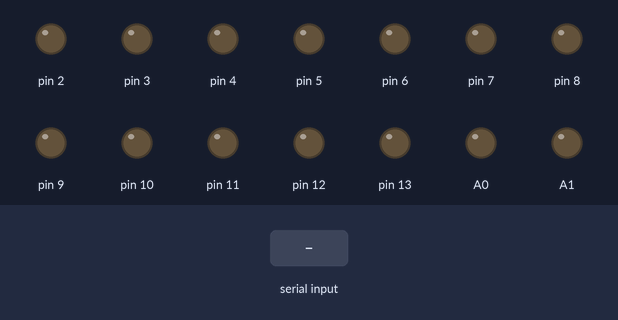
A sketch run on a simulated Arduino Uno, built with avr-gcc and run on an emulated ATmega328P. Shown: output pins drawn as LEDs (lit = HIGH). The inputs (shaded band) are chosen by the test bench.

Above: at 1.2 s.
1.3 s: "s2on" received over Serial
At 2.2 s:
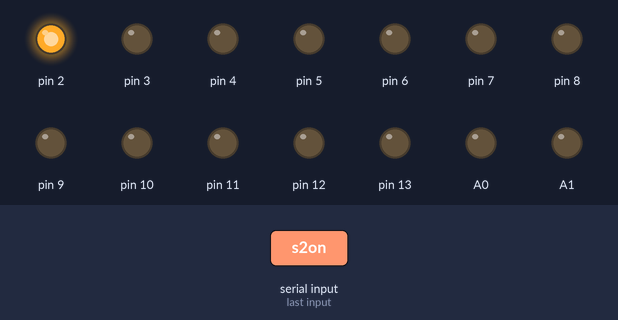
2.8 s: "s3on" received over Serial
At 3.5 s:
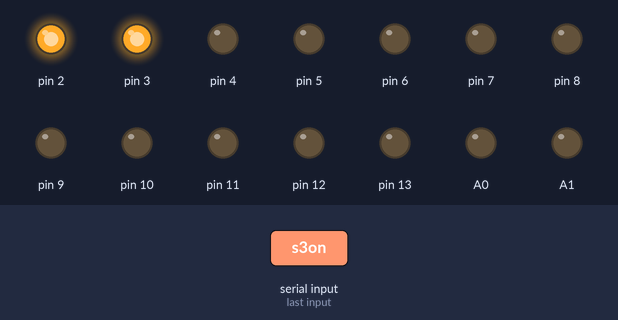
4.3 s: "s4on" received over Serial
At 4.9 s:
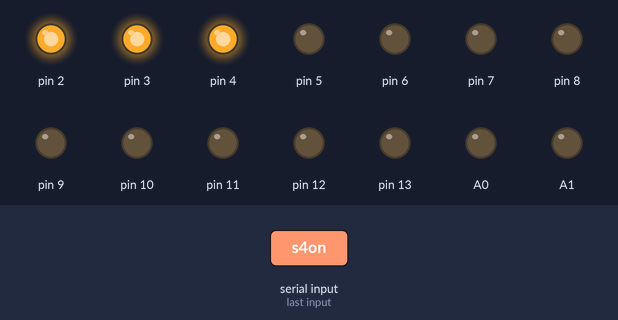
5.8 s: "s2off" received over Serial
At 6.3 s:
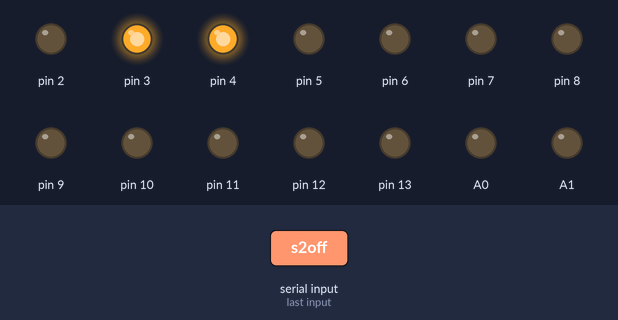
7.3 s: "s3off" received over Serial
At 7.6 s:
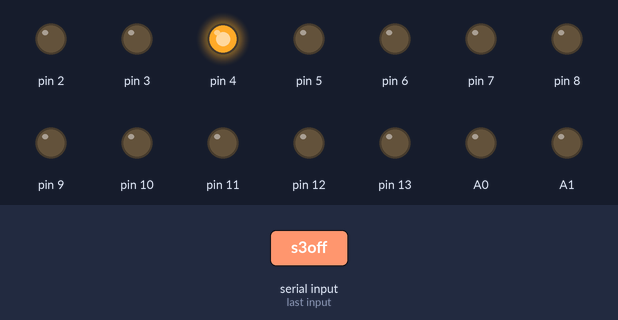
8.8 s: "s5on" received over Serial
At 10.2 s:
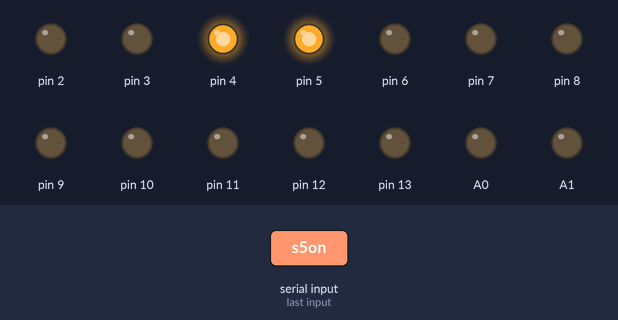
Timing chart, 0 to 11.3 s (numbered marks = the images above; inputs shaded):
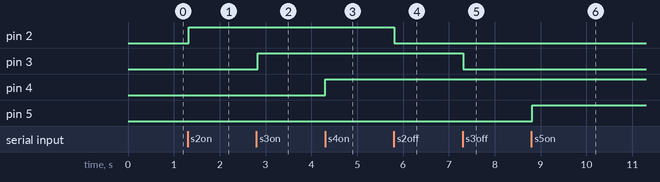

The sketch:

Home_Automation2.ino
```cpp
void setup() {
 Serial.begin(9600);
  pinMode(2, OUTPUT);
  pinMode(3, OUTPUT);
  pinMode(4, OUTPUT);
  pinMode(5, OUTPUT);
  pinMode(6, OUTPUT);
  pinMode(7, OUTPUT);
  pinMode(8, OUTPUT);
  pinMode(9, OUTPUT);
  pinMode(10, OUTPUT);
  pinMode(11, OUTPUT);
  pinMode(12, OUTPUT);
  pinMode(13, OUTPUT);
  pinMode(A0, OUTPUT);
  pinMode(A1, OUTPUT);
  pinMode(A2, OUTPUT);
  pinMode(A3, OUTPUT);
  pinMode(A4, OUTPUT);
  pinMode(A5, OUTPUT);
}

void loop() {
  delay(30);
  String t;
  while(Serial.available())
  {
    t+=(char)Serial.read();
  }
  if (t=="s2on")
  {
    digitalWrite(2, HIGH);
   }
   else if(t=="s2off")
   {
    digitalWrite(2,LOW);
   }
   else if (t=="s3on")
  {
    digitalWrite(3, HIGH);
   }
   else if(t=="s3off")
   {
    digitalWrite(3,LOW);
   }
   else if (t=="s4on")
  {
    digitalWrite(4, HIGH);
   }
   else if(t=="s4off")
   {
    digitalWrite(4,LOW);
   }
   else if (t=="s5on")
  {
    digitalWrite(5, HIGH);
   }
   else if(t=="s5off")
   {
    digitalWrite(5,LOW);
   }

   else if (t=="s6on")
  {
    digitalWrite(6, HIGH);
   }
   else if(t=="s6off")
   {
    digitalWrite(6,LOW);
   }
   else if (t=="s7on")
  {
    digitalWrite(7, HIGH);
   }
   else if(t=="s7off")
   {
    digitalWrite(7,LOW);
   }
   else if (t=="s8on")
  {
    digitalWrite(8, HIGH);
   }
   else if(t=="s8off")
   {
    digitalWrite(8,LOW);
   }
   else if (t=="s9on")
  {
    digitalWrite(9, HIGH);
   }
   else if(t=="s9off")
   {
    digitalWrite(9,LOW);
   }
   else if (t=="s10on")
  {
    digitalWrite(10, HIGH);
   }
   else if(t=="s10off")
   {
    digitalWrite(10,LOW);
   }
   else if (t=="s11on")
  {
    digitalWrite(11, HIGH);
   }
   else if(t=="s11off")
   {
    digitalWrite(11,LOW);
   }
   else if (t=="s12on")
  {
    digitalWrite(12, HIGH);
   }
   else if(t=="s12off")
   {
    digitalWrite(12,LOW);
   }
   else if (t=="s13on")
  {
    digitalWrite(13, HIGH);
   }
   else if(t=="s13off")
   {
    digitalWrite(13,LOW);
   }


  }
```

Measured:
- after the input at 1.3 s, pin 2: LOW → HIGH at once
- after the input at 2.8 s, pin 3: LOW → HIGH at once
- after the input at 4.3 s, pin 4: LOW → HIGH at once
- after the input at 5.8 s, pin 2: HIGH → LOW at once
- after the input at 7.3 s, pin 3: HIGH → LOW at once
- after the input at 8.8 s, pin 5: LOW → HIGH at once
